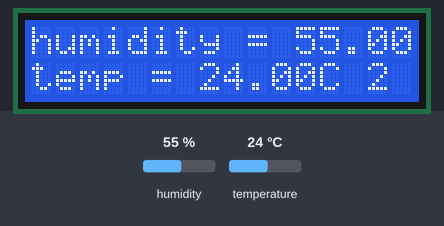
A sketch run on a simulated Arduino Uno, built with avr-gcc and run on an emulated ATmega328P. Parts: 16×2 character LCD. The test bench sets the inputs (shaded band); at power-on: humidity 55 %, temperature 24 °C.

Above: at 3.2 s.
3.3 s: humidity set to 22 %
At 4.6 s:
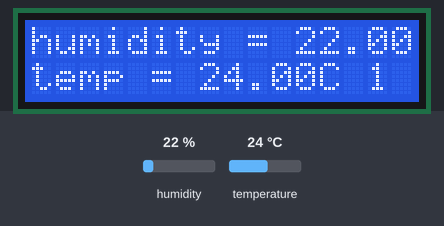
6.8 s: temperature set to 12 °C
At 8.2 s:
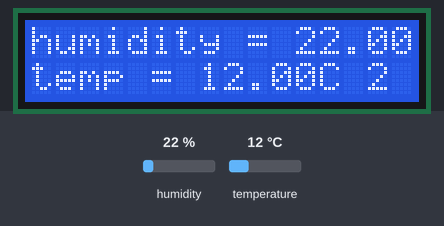
9.9 s: humidity set to 40 %
At 11.3 s:
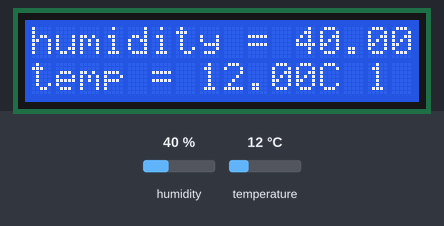
13.1 s: temperature set to 19 °C
At 14.0 s:
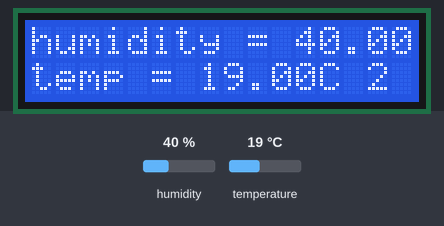
Timing chart, 0 to 16.1 s (numbered marks = the images above; inputs shaded):
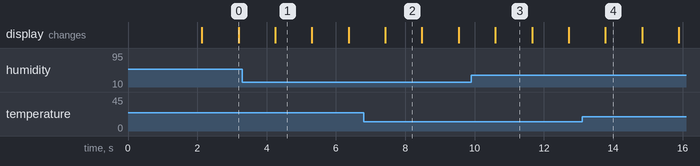

The sketch:

DHT11_With_LEDBoard.ino
```cpp
#include <dht.h>

#define dht_dpin A0 //no ; here. Set equal to channel sensor is on

dht DHT;

#include <LiquidCrystal_I2C.h>
LiquidCrystal_I2C lcd(0x27, 2, 1, 0, 4, 5, 6, 7, 3, POSITIVE);
int i=1;
void setup(){

lcd.begin(16, 2);

lcd.setCursor(0, 0); // 設定游標位置在第一行行首
lcd.print("opening");


delay(2000);//Wait rest of 1000ms recommended delay before
//accessing sensor
}

void loop(){
//This is the "heart" of the program.
DHT.read11(dht_dpin);


lcd.clear();
lcd.setCursor(0, 0);
lcd.print("humidity = ");
lcd.print(DHT.humidity);
lcd.print("% ");
lcd.setCursor(0, 1);
lcd.print("temp = ");
lcd.print(DHT.temperature);
lcd.print("C ");
lcd.print(i);
if (i==1){
  i++;
  }
else{
  i--;
}


delay(1000);//讀取資料的頻率
}// end loop()
```

Measured:
- after the input at 3.3 s, the display: changes after 0.95 s (image 1)
- after the input at 6.8 s, the display: changes after 0.62 s (image 2)
- after the input at 9.9 s, the display: changes after 0.70 s (image 3)
- after the input at 13.1 s, the display: changes after 0.68 s (image 4)
- what the display in image 1 shows lasts 1.1 s, from 4.2 s to 5.3 s
